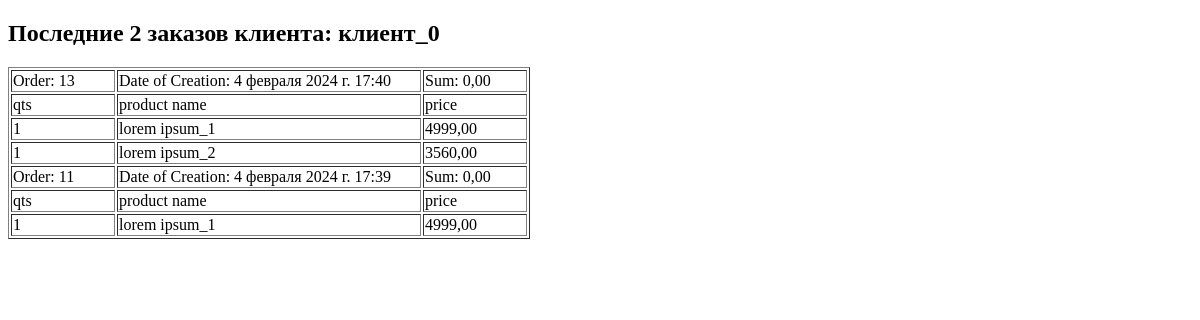
Page /shop/order/1/ on the earlier database version.
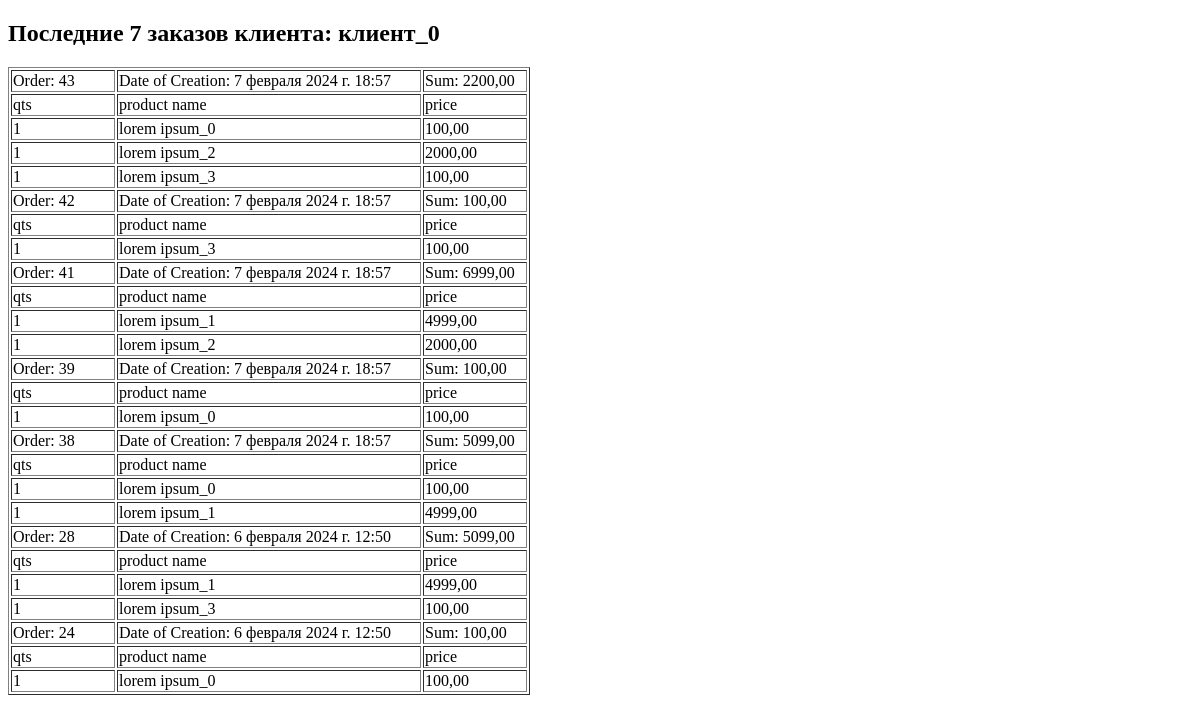
Same page on the later database version.
### shop_app/models.py (models this page shows, shortened)
class Order(models.Model):
    client = models.ForeignKey(Client, on_delete=models.CASCADE)
    products = models.ManyToManyField(Product)
    sum = models.DecimalField(default=0, decimal_places=2, max_digits=9)
    date_of_creation = models.DateTimeField(auto_now_add=True)

class Product(models.Model):
    title = models.CharField(max_length=200)
    description = models.TextField(default=0)
    price = models.DecimalField(default=0, decimal_places=2, max_digits=6)
    qts = models.IntegerField(default=1)
    picture = models.ImageField(null=True, blank=True, upload_to="product_img/")
    update_date = models.DateTimeField(auto_now=True)

### shop_app/views.py (the view)
# urls.py: path('order/<int:client_id>/', views.show_orders_by_client, name='client_orders'),
def show_orders_by_client(request, client_id):
    client = get_object_or_404(Client, pk=client_id)
    orders = Order.objects.filter(client_id=client_id).order_by('-date_of_creation')
    num = len(orders)
    return render(request, 'shop_app/index.html', {'client': client, 'orders': orders, 'num': num})

### shop_app/templates/shop_app/index.html (shortened to what this page needs)
{% extends 'shop_app/base.html' %}
{% block content %}
<h2>Последние {{ num }} заказов клиента: {{ client.name }}</h2>
<table border="1">
    {% for order in orders %}
    <tr> <td width="100px"> Order: {{ order.id }}</td>
        <td width="300px">Date of Creation: {{ order.date_of_creation }}</td>
        <td width="100px">Sum: {{ order.sum }}</td></tr>
      <tr><td>qts</td><td>product name</td><td>price</td></tr>
        {% for product in order.products.all %}
    <tr>
                <td> {{ product.qts }}</td>
        <td> {{ product.title }}</td>
        <td> {{ product.price }}</td>
    </tr>
        {% endfor %}
{% endfor %}
</table>
{% endblock %}

Differences in the rows shown:
removed Order: id "13", date_of_creation "4 февраля 2024 г. 17:40", sum "0,00", Product (qts "1", title "lorem ipsum_1", price "4999,00")
removed Product: qts "1", title "lorem ipsum_2", price "3560,00", shown under "13"
removed Order: id "11", date_of_creation "4 февраля 2024 г. 17:39", sum "0,00"
removed Product: qts "1", title "lorem ipsum_1", price "4999,00", shown under "11"
added Order: id "43", date_of_creation "7 февраля 2024 г. 18:57", sum "2200,00"
now on this page (row unchanged): Product: qts "1", title "lorem ipsum_0", price "100,00"
now on this page (row unchanged): Product: qts "1", title "lorem ipsum_2", price "2000,00"
now on this page (row unchanged): Product: qts "1", title "lorem ipsum_3", price "100,00"
added Order: id "42", date_of_creation "7 февраля 2024 г. 18:57", sum "100,00"
added Order: id "41", date_of_creation "7 февраля 2024 г. 18:57", sum "6999,00", Product (qts "1", title "lorem ipsum_1", price "4999,00")
added Order: id "39", date_of_creation "7 февраля 2024 г. 18:57", sum "100,00"
added Order: id "38", date_of_creation "7 февраля 2024 г. 18:57", sum "5099,00", Product (qts "1", title "lorem ipsum_1", price "4999,00")
added Order: id "28", date_of_creation "6 февраля 2024 г. 12:50", sum "5099,00", Product (qts "1", title "lorem ipsum_1", price "4999,00")
added Order: id "24", date_of_creation "6 февраля 2024 г. 12:50", sum "100,00"
Other differences:
{{ num }}: "2" → "7"
